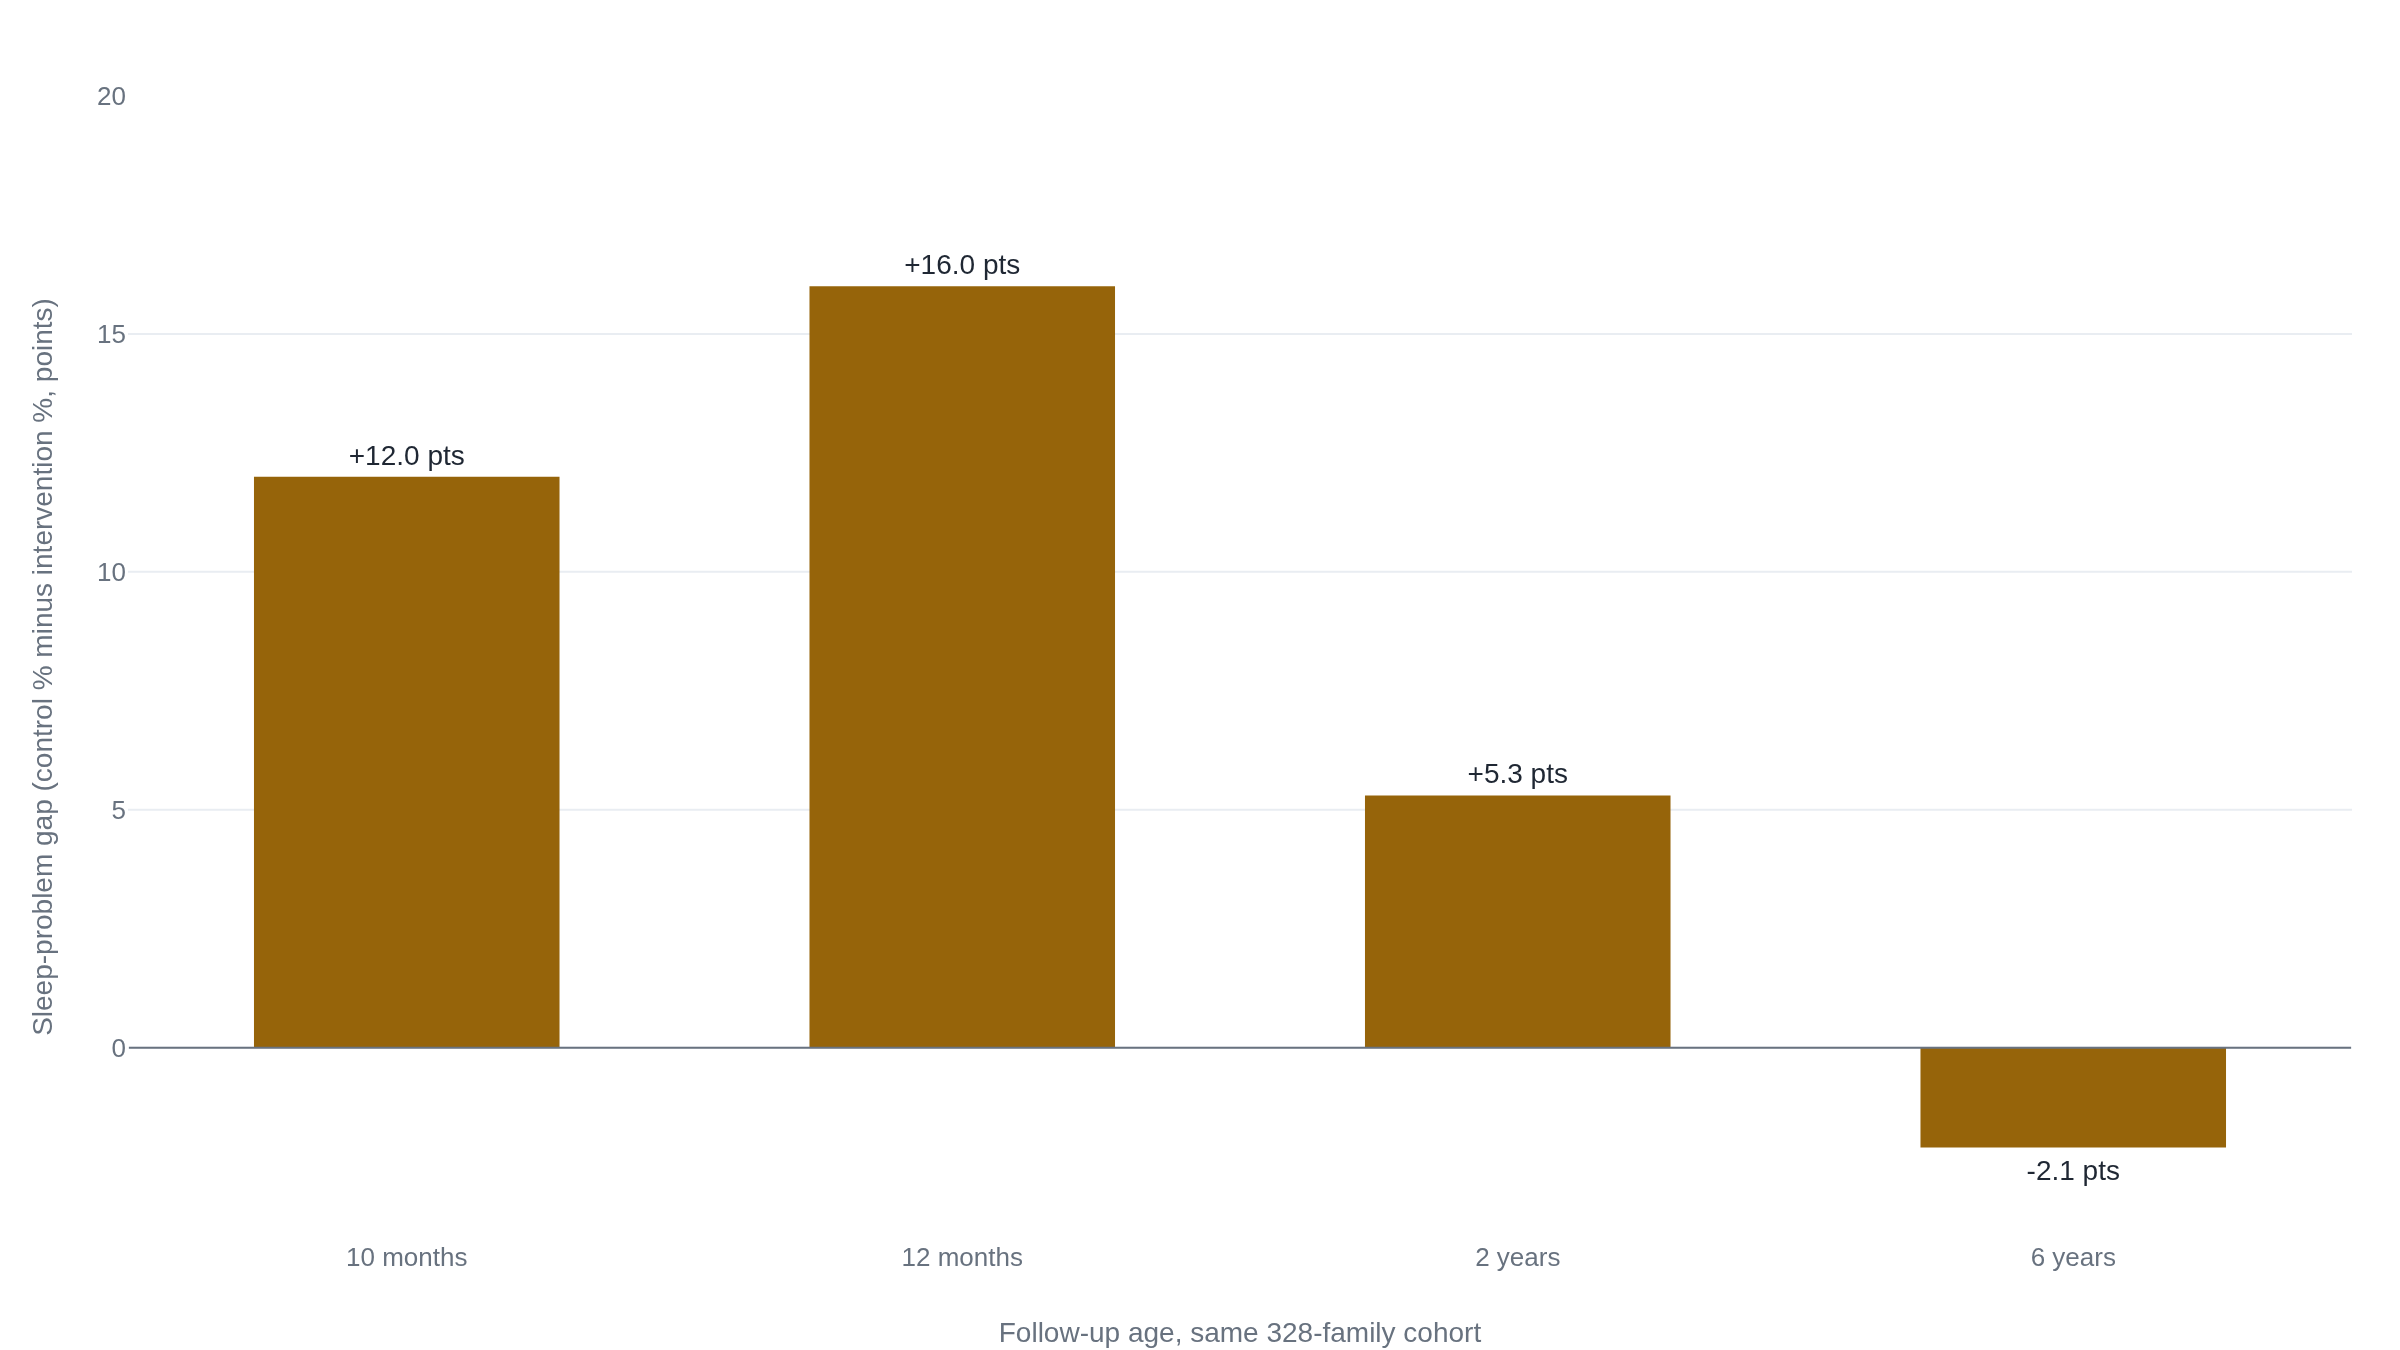

Write the Python code that produced this figure.
# Chart 1: the sleep-problem gap between intervention and control arms of the
# Melbourne "Infant Sleep Study" / "Kids Sleep Study" cohort, across every
# published follow-up of the same 328-family cluster RCT. Each pair of rates
# is the trial lineage's own reported parent-reported sleep-problem
# prevalence, taken verbatim from research.md's Numbers section:
#   10 months (Hiscock et al. 2007, Arch Dis Child, this article's source 3):
#     intervention 56%, control 68%
#   12 months (same paper, source 3): intervention 39%, control 55%
#   2 years (Hiscock et al. 2008, Pediatrics, source 4): intervention 27.3%,
#     control 32.6%
#   6 years (Price et al. 2012, Pediatrics, source 5): intervention 9.0%,
#     control 6.9% (the only timepoint where the intervention arm's rate is
#     the higher of the two, though the difference is not significant, P=.2)
# The gap plotted is control-minus-intervention, in percentage points, so a
# positive bar means the intervention arm had fewer reported sleep problems.
# No number here is estimated or interpolated; all are the trial lineage's
# own published rates.
import plotly.graph_objects as go

timepoints = ["10 months", "12 months", "2 years", "6 years"]
intervention = [56, 39, 27.3, 9.0]
control = [68, 55, 32.6, 6.9]
gap = [c - i for c, i in zip(control, intervention)]
labels = [f"{g:+.1f} pts" for g in gap]

fig = go.Figure()
fig.add_trace(
    go.Bar(
        name="Control minus intervention",
        x=timepoints,
        y=gap,
        text=labels,
        textposition="outside",
        width=0.55,
    )
)

fig.add_shape(
    type="line",
    x0=-0.5,
    x1=3.5,
    y0=0,
    y1=0,
    line=dict(color="#68727f", width=1),
)

fig.update_layout(
    yaxis=dict(
        title="Sleep-problem gap (control % minus intervention %, points)",
        range=[-4, 20],
    ),
    xaxis_title="Follow-up age, same 328-family cohort",
    showlegend=False,
)
